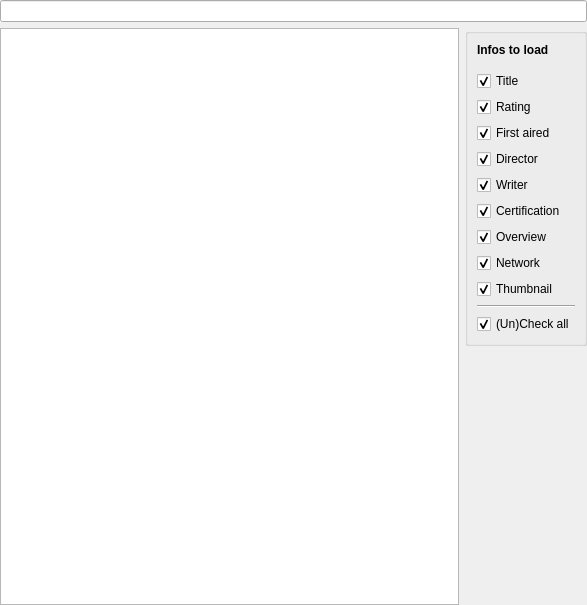
<?xml version="1.0" encoding="UTF-8"?>
<ui version="4.0">
 <class>TvShowSearchEpisode</class>
 <widget class="QWidget" name="TvShowSearchEpisode">
  <property name="geometry">
   <rect>
    <x>0</x>
    <y>0</y>
    <width>587</width>
    <height>605</height>
   </rect>
  </property>
  <layout class="QVBoxLayout" name="verticalLayout">
   <property name="leftMargin">
    <number>0</number>
   </property>
   <property name="topMargin">
    <number>0</number>
   </property>
   <property name="rightMargin">
    <number>0</number>
   </property>
   <property name="bottomMargin">
    <number>0</number>
   </property>
   <item>
    <widget class="MyLineEdit" name="searchString"/>
   </item>
   <item>
    <layout class="QHBoxLayout" name="horizontalLayout_3">
     <item>
      <widget class="QTableWidget" name="results">
       <property name="editTriggers">
        <set>QAbstractItemView::NoEditTriggers</set>
       </property>
       <property name="alternatingRowColors">
        <bool>true</bool>
       </property>
       <property name="selectionMode">
        <enum>QAbstractItemView::SingleSelection</enum>
       </property>
       <property name="selectionBehavior">
        <enum>QAbstractItemView::SelectRows</enum>
       </property>
       <property name="showGrid">
        <bool>false</bool>
       </property>
       <attribute name="horizontalHeaderVisible">
        <bool>false</bool>
       </attribute>
       <attribute name="horizontalHeaderStretchLastSection">
        <bool>true</bool>
       </attribute>
       <attribute name="verticalHeaderVisible">
        <bool>false</bool>
       </attribute>
       <column>
        <property name="text">
         <string>Result</string>
        </property>
       </column>
      </widget>
     </item>
     <item>
      <layout class="QVBoxLayout" name="verticalLayout_2">
       <item>
        <widget class="QGroupBox" name="groupBox">
         <property name="title">
          <string/>
         </property>
         <layout class="QVBoxLayout" name="verticalLayout_4">
          <item>
           <widget class="QLabel" name="label_2">
            <property name="font">
             <font>
              <weight>75</weight>
              <bold>true</bold>
             </font>
            </property>
            <property name="text">
             <string>Infos to load</string>
            </property>
           </widget>
          </item>
          <item>
           <spacer name="verticalSpacer_2">
            <property name="orientation">
             <enum>Qt::Vertical</enum>
            </property>
            <property name="sizeType">
             <enum>QSizePolicy::Fixed</enum>
            </property>
            <property name="sizeHint" stdset="0">
             <size>
              <width>20</width>
              <height>8</height>
             </size>
            </property>
           </spacer>
          </item>
          <item>
           <widget class="MyCheckBox" name="chkTitle">
            <property name="text">
             <string>Title</string>
            </property>
            <property name="checked">
             <bool>true</bool>
            </property>
           </widget>
          </item>
          <item>
           <widget class="MyCheckBox" name="chkRating">
            <property name="text">
             <string>Rating</string>
            </property>
            <property name="checked">
             <bool>true</bool>
            </property>
           </widget>
          </item>
          <item>
           <widget class="MyCheckBox" name="chkFirstAired">
            <property name="text">
             <string>First aired</string>
            </property>
            <property name="checked">
             <bool>true</bool>
            </property>
           </widget>
          </item>
          <item>
           <widget class="MyCheckBox" name="chkDirector">
            <property name="text">
             <string>Director</string>
            </property>
            <property name="checked">
             <bool>true</bool>
            </property>
           </widget>
          </item>
          <item>
           <widget class="MyCheckBox" name="chkWriter">
            <property name="text">
             <string>Writer</string>
            </property>
            <property name="checked">
             <bool>true</bool>
            </property>
           </widget>
          </item>
          <item>
           <widget class="MyCheckBox" name="chkCertification">
            <property name="text">
             <string>Certification</string>
            </property>
            <property name="checked">
             <bool>true</bool>
            </property>
           </widget>
          </item>
          <item>
           <widget class="MyCheckBox" name="chkOverview">
            <property name="text">
             <string>Overview</string>
            </property>
            <property name="checked">
             <bool>true</bool>
            </property>
           </widget>
          </item>
          <item>
           <widget class="MyCheckBox" name="chkNetwork">
            <property name="text">
             <string>Network</string>
            </property>
            <property name="checked">
             <bool>true</bool>
            </property>
           </widget>
          </item>
          <item>
           <widget class="MyCheckBox" name="chkThumbnail">
            <property name="text">
             <string>Thumbnail</string>
            </property>
            <property name="checked">
             <bool>true</bool>
            </property>
           </widget>
          </item>
          <item>
           <widget class="Line" name="line">
            <property name="orientation">
             <enum>Qt::Horizontal</enum>
            </property>
           </widget>
          </item>
          <item>
           <widget class="QCheckBox" name="chkUnCheckAll">
            <property name="text">
             <string>(Un)Check all</string>
            </property>
            <property name="checked">
             <bool>true</bool>
            </property>
           </widget>
          </item>
         </layout>
        </widget>
       </item>
       <item>
        <spacer name="verticalSpacer_3">
         <property name="orientation">
          <enum>Qt::Vertical</enum>
         </property>
         <property name="sizeHint" stdset="0">
          <size>
           <width>20</width>
           <height>40</height>
          </size>
         </property>
        </spacer>
       </item>
      </layout>
     </item>
    </layout>
   </item>
  </layout>
 </widget>
 <customwidgets>
  <customwidget>
   <class>MyCheckBox</class>
   <extends>QCheckBox</extends>
   <header location="global">ui/small_widgets/MyCheckBox.h</header>
  </customwidget>
  <customwidget>
   <class>MyLineEdit</class>
   <extends>QLineEdit</extends>
   <header>ui/small_widgets/MyLineEdit.h</header>
  </customwidget>
 </customwidgets>
 <resources/>
 <connections/>
</ui>
